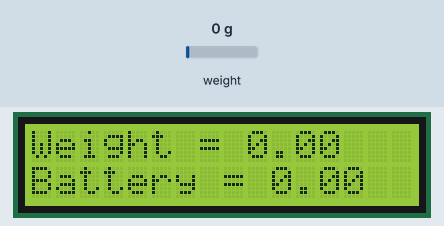
This sketch was run on a simulated Arduino Uno, built with avr-gcc and run on an emulated ATmega328P. On the bench: 16×2 character LCD. The test bench sets the inputs (shaded band); at power-on: weight on the scale 0 g.

Above: at 4.2 s.
4.3 s: weight on the scale set to 100 g
At 5.1 s:
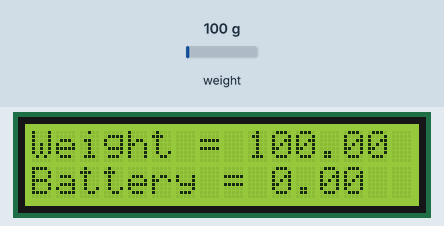
6.0 s: weight on the scale set to 1250 g
At 7.4 s:
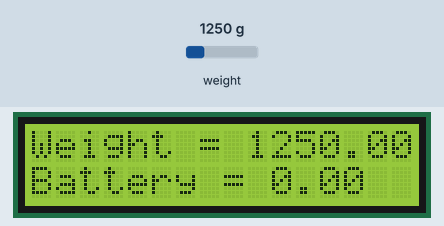
7.7 s: weight on the scale set to 2500 g
At 8.8 s:
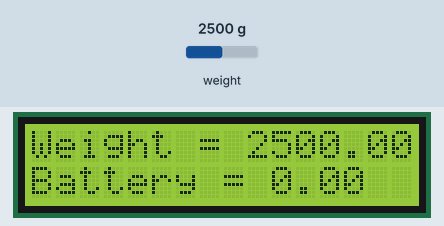
Timing chart, 0 to 10.7 s (numbered marks = the images above; inputs shaded):
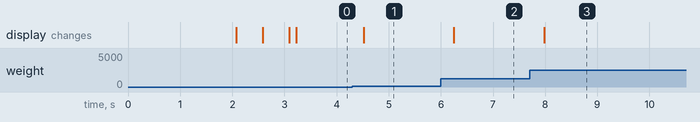

Measured:
- after the input at 4.3 s, the display: changes after 0.22 s (image 1)
- after the input at 6.0 s, the display: changes after 0.25 s (image 2)
- after the input at 7.7 s, the display: changes after 0.28 s (image 3)

The sketch:

project_gamma.ino
```cpp
#include <avr/io.h>
#include <avr/interrupt.h>
#include "HX711.h"
#include <Wire.h>
#include <LiquidCrystal_I2C.h>

extern "C"{
  void _init_timer();
  void _init_ADC();
}

//HX711 scale;
uint8_t dataPin = 6;
uint8_t clockPin = 7;
HX711 scale;

//LCD parmameter initialize
LiquidCrystal_I2C lcd(0x27, 16, 2); // Set the LCD address to 0x27 for a 16 chars and 2 line display
//

float voltage = 0.0;  // Variable to store the battery voltage
float weight = 0.0;

void setup() {
  _init_timer();
  _init_ADC();
  // Enable global interrupts
  sei();

  _init_Scale();

  lcd.begin();
  lcd.backlight();

  lcd.setCursor(0, 0);
  lcd.print("Guten Morgen");
  delay(500);
  lcd.setCursor(0, 1);
  lcd.print("Zeig ?");
  delay(500);
  lcd.clear();
  lcd.setCursor(0, 0);
  lcd.print("HEIL !");
  lcd.clear();

  /*Serial.begin(115200);*/
}

void loop() {
  if (scale.is_ready()) {
    weight = scale.get_units(1);
    /*Serial.println(scale.get_units(1));*/

     // Clear the LCD display
    lcd.clear();

    // Print the weight on the first line
    lcd.setCursor(0, 0); // Set the cursor to the first column of the first line
    lcd.print("Weight = ");
    lcd.print(weight); // Print the weight value

    // Print the battery voltage on the second line
    lcd.setCursor(0, 1); // Set the cursor to the first column of the second line
    lcd.print("Battery = ");
    lcd.print(voltage); // Print the battery voltage value

    delay(300); // Wait for 500 milliseconds
  }
}

ISR(TIMER1_COMPA_vect) {
  // Trigger ADC conversion by setting the ADC Auto Trigger Source to Timer/Counter1 Compare Match A
  ADCSRA |= (1 << ADSC);
}

ISR(ADC_vect) {
  // Read ADC result
  uint16_t adcResult = ADCL; // Read ADCL first
  adcResult |= (ADCH << 8); // Combine ADCH with ADCL to get the full 10-bit result

  // Convert ADC value to voltage (Vref = Vin)
  voltage = (float)adcResult * (5.0 / 1023.0);

  }


void _init_Scale(){
  scale.begin(dataPin, clockPin);
  // load cell factor 5 KG
  scale.set_scale(465.154144);       // TODO you need to calibrate this yourself.
  // reset the scale to zero = 0
  scale.tare(20);
}

// void _init_ADC(){
//     // Set internal reference voltage to Vcc (AVcc)
//   ADMUX |= (1 << REFS0);
//   // Enable ADC, enable ADC interrupt, set ADC Auto Trigger Source to Timer/Counter1 Compare Match A, and set ADC prescaler to 128 (16MHz / 128 = 125kHz)
//   ADCSRA |= (1 << ADEN) | (1 << ADIE) | (1 << ADATE) | (1 << ADPS2) | (1 << ADPS1) | (1 << ADPS0);

// }


// void _init_timer(){
//   // Set up Timer/Counter1 for interrupt every 1ms (prescaler 64, CTC mode)
//   TCCR1B |= (1 << WGM12);       // Configure Timer1 for CTC mode
//   OCR1A = 125;                  // Set compare value for 1ms at 16MHz clock (prescaler 64)
//   TIMSK1 |= (1 << OCIE1A);      // Enable Timer1 Compare A Match interrupt
//   TCCR1B |= (1 << CS11) | (1 << CS10);  // Start Timer1 with prescaler 64
// }
```
